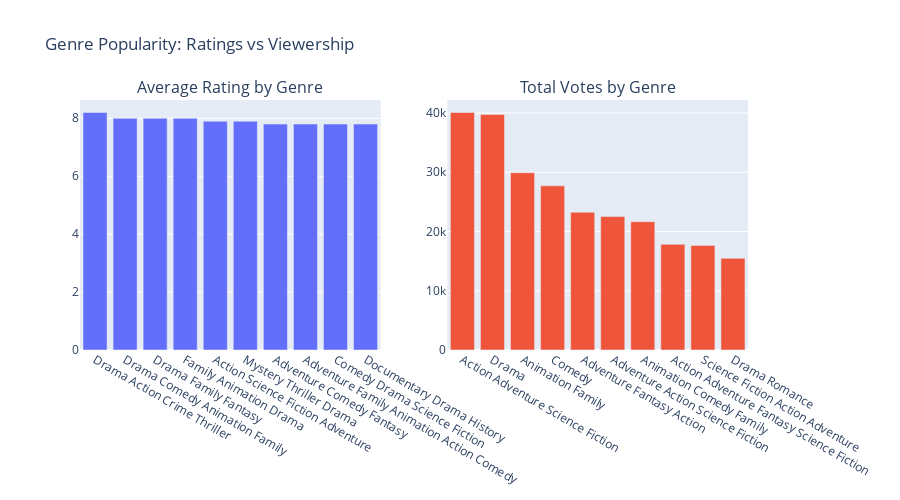

The cell this chart's notebook holds for it:
### Markdown cell above
## Genre Analysis

### Code cell
genre_stats = df.groupby('genres').agg({
    'vote_average': 'mean',
    'vote_count': 'sum'
}).reset_index()

fig = make_subplots(rows=1, cols=2, subplot_titles=('Average Rating', 'Total Votes'))

top_rated = genre_stats.nlargest(10, 'vote_average')
most_votes = genre_stats.nlargest(10, 'vote_count')

fig.add_trace(
    go.Bar(x=top_rated['genres'], y=top_rated['vote_average']),
    row=1, col=1
)
fig.add_trace(
    go.Bar(x=most_votes['genres'], y=most_votes['vote_count']),
    row=1, col=2
)

fig.update_layout(height=500, showlegend=False)
fig.show()

correlation = df['vote_average'].corr(df['vote_count'])
print(f"Rating vs votes correlation: {correlation:.2f}")

### Figure 1 — Plotly figure (JSON) as saved in the notebook; plotly's stock layout.template omitted (floating-point values rounded to 4 significant figures)
{"data": [{"name": "Average Rating", "type": "bar", "x": ["Drama Action Crime Thriller", "Drama Comedy Animation Family", "Drama Family Fantasy", "Family Animation Drama", "Action Science Fiction Adventure", "Mystery Thriller Drama", "Adventure Comedy Fantasy", "Adventure Family Animation Action Comedy", "Comedy Drama Science Fiction", "Documentary Drama History"], "xaxis": "x", "y": [8.2, 8, 8, 8, 7.9, 7.9, 7.8, 7.8, 7.8, 7.8], "yaxis": "y"}, {"name": "Total Votes", "type": "bar", "x": ["Action Adventure Science Fiction", "Drama", "Animation Family", "Comedy", "Adventure Fantasy Action", "Adventure Action Science Fiction", "Animation Comedy Family", "Action Adventure Fantasy Science Fiction", "Science Fiction Action Adventure", "Drama Romance"], "xaxis": "x2", "y": [40085, 39745, 29919, 27708, 23256, 22514, 21652, 17832, 17656, 15474], "yaxis": "y2"}], "layout": {"annotations": [{"font": {"size": 16}, "showarrow": false, "text": "Average Rating by Genre", "x": 0.225, "xanchor": "center", "xref": "paper", "y": 1, "yanchor": "bottom", "yref": "paper"}, {"font": {"size": 16}, "showarrow": false, "text": "Total Votes by Genre", "x": 0.775, "xanchor": "center", "xref": "paper", "y": 1, "yanchor": "bottom", "yref": "paper"}], "height": 500, "showlegend": false, "title": {"text": "Genre Popularity: Ratings vs Viewership"}, "xaxis": {"anchor": "y", "domain": [0, 0.45]}, "xaxis2": {"anchor": "y2", "domain": [0.55, 1]}, "yaxis": {"anchor": "x", "domain": [0, 1]}, "yaxis2": {"anchor": "x2", "domain": [0, 1]}}}
